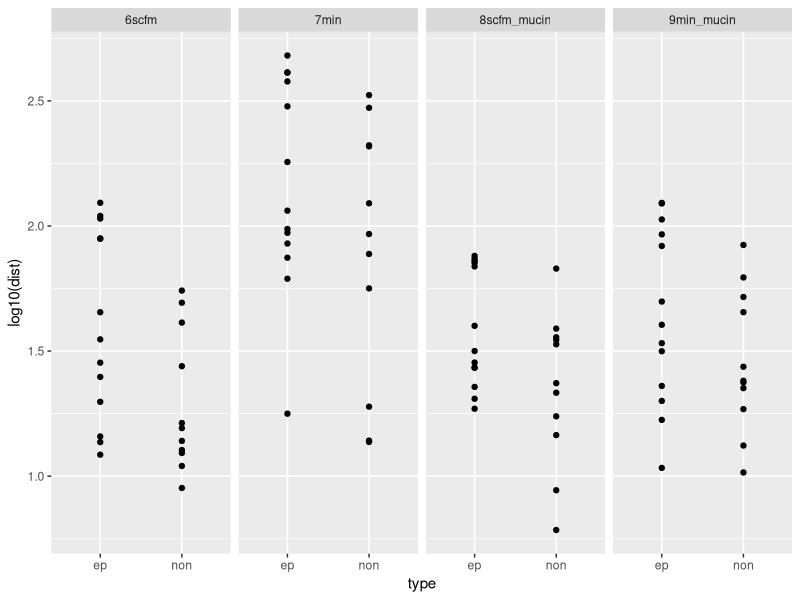
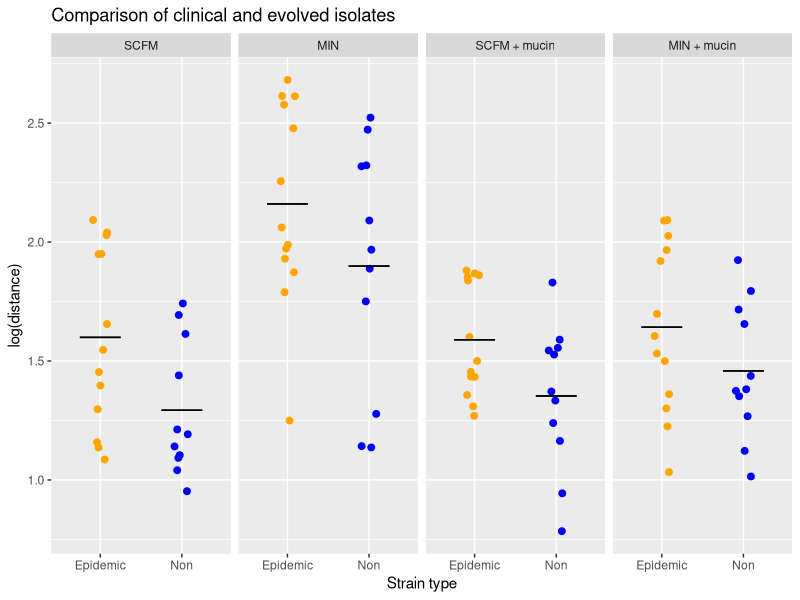

Source code (R) for these figures, in order:
## ---- chunk 1
knitr::opts_chunk$set(echo = TRUE)
library(tidyverse)
## ---- chunk 2
data <- read.csv("data/pa_clinical_distance.csv")

ggplot(data, aes(x = type, y = log10(dist))) + geom_point() +
  facet_grid(.~env)
## ---- chunk 3
env_key <- c("6scfm" = "SCFM", "7min" = "MIN", "8scfm_mucin" = "SCFM + mucin", "9min_mucin" = "MIN + mucin")
data <- data %>%
  mutate(env_name = env_key[env])
data$env_name <- factor(data$env_name, levels = c("SCFM", "MIN","SCFM + mucin", "MIN + mucin"))


ggplot(data, aes(type, log10(dist), colour = type)) +
	geom_jitter(size = 2, show.legend = F, width = 0.1) +
	facet_grid(~env_name) +
	ylab("log(distance)") +
	scale_x_discrete(labels = c("Epidemic", "Non")) + 
	scale_colour_manual(values = c("orange", "blue")) +
	ggtitle("Comparison of clinical and evolved isolates") +
	stat_summary(geom = "errorbar", fun.y = mean, width = 0.5, colour = "black", aes(ymax =..y.., ymin =..y..)) +
	xlab("Strain type")
